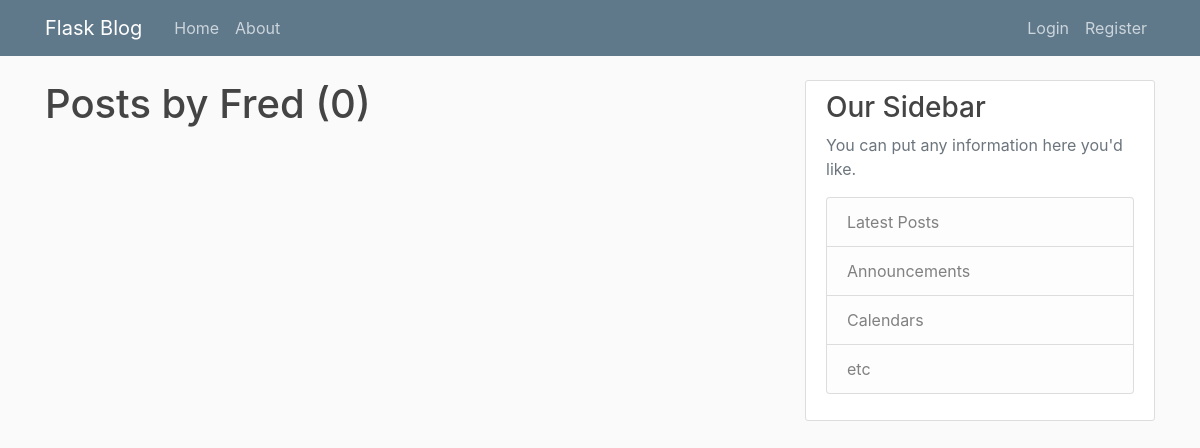
Page /user/Fred on the earlier database version.
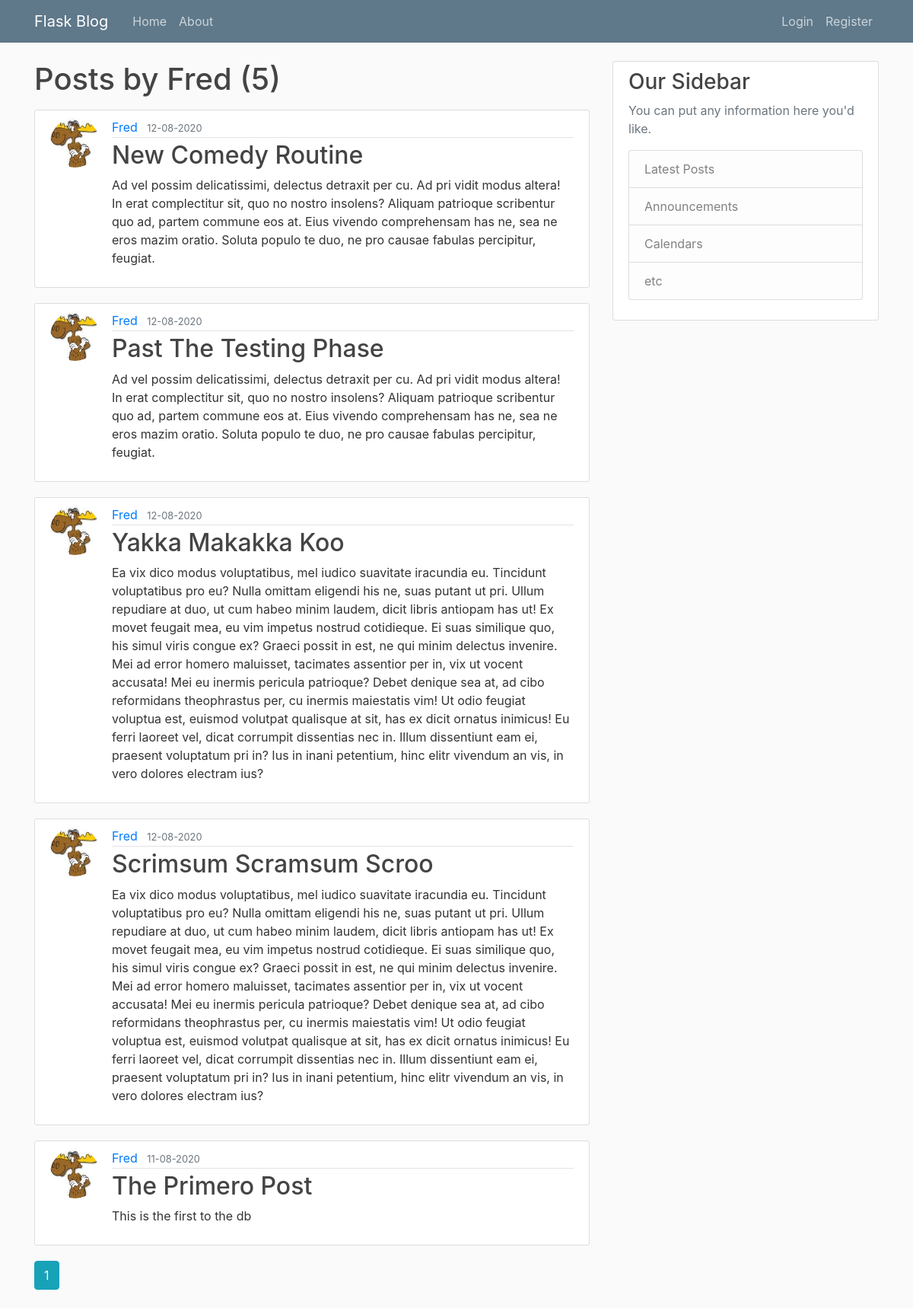
Same page on the later database version.
### flaskblog/models.py (models this page shows, shortened)
class Post(db.Model):
    id = db.Column(db.Integer, primary_key=True)
    title = db.Column(db.String(100), nullable=False)
    date_posted = db.Column(db.DateTime, nullable=False,
                            default=datetime.utcnow)
    content = db.Column(db.Text, nullable=False)
    user_id = db.Column(db.Integer, db.ForeignKey('user.id'), nullable=False)

class User(db.Model, UserMixin):
    id = db.Column(db.Integer, primary_key=True)
    username = db.Column(db.String(20), unique=True, nullable=False)
    email = db.Column(db.String(120), unique=True, nullable=False)
    image_file = db.Column(db.String(20), nullable=False,
                           default='default.jpg')
    password = db.Column(db.String(60), nullable=False)
    posts = db.relationship('Post', backref='author', lazy=True)

### flaskblog/users/routes.py (the view)
@users.route("/user/<string:username>")
def user_posts(username):
    page = request.args.get('page', 1, type=int)
    user = User.query.filter_by(username=username).first_or_404()
    posts = Post.query.filter_by(author=user)\
        .order_by(Post.date_posted.desc())\
        .paginate(page=page, per_page=5)
    return render_template('user_posts.html', posts=posts, user=user)

### flaskblog/templates/user_posts.html
{% extends "layout.html" %}
{% block content %}
    <h1 class="mb-3">Posts by {{user.username }} ({{ posts.total }})</h1>
    {% for post in posts.items %}
        <article class="media content-section">
            <img class="rounded-circle article-img" src="{{ url_for('static', filename='profile_pics/' + post.author.image_file) }}" alt="">
            <div class="media-body">
                <div class="article-metadata">
                    <a class="mr-2" href="{{ url_for('users.user_posts', username=post.author.username) }}}">{{ post.author.username }}</a>
                    <small class="text-muted">{{ post.date_posted.strftime('%d-%m-%Y') }}</small>
                </div>
                <h2><a class="article-title" href="{{ url_for('posts.post', post_id=post.id) }}">{{ post.title }}</a></h2>
                <p class="article-content">{{ post.content }}</p>
            </div>
        </article>
    {% endfor %}
    {% for page_num in posts.iter_pages(left_edge=1, right_edge=1, left_current=1, right_current=2) %}
        {% if page_num %}
            {% if posts.page == page_num %}
                <a class="btn btn-info mb-4" href="{{ url_for('users.user_posts', username=user.username, page=page_num) }}" >{{ page_num }}</a>
            {% else %}
                <a class="btn btn-outline-info mb-4" href="{{ url_for('users.user_posts', username=user.username, page=page_num) }}" >{{ page_num }}</a>
            {% endif %}
        {% else %}
            ...
        {% endif %}
    {% endfor %}
{% endblock content %}

Differences in the rows shown:
added Post: image_file (picture), author.username "Fred", date_posted "12-08-2020", title "New Comedy Routine", content "Ad vel possim delicatissimi, delectus detraxit per cu. Ad pri vidit modus altera! In erat complectitur sit, quo no nostro insolens? Aliquam patrioque scribentur quo ad, partem commune eos at. Eius vivendo comprehensam has ne, sea ne eros mazim oratio. Soluta populo te duo, ne pro causae fabulas percipitur, feugiat."
added Post: image_file (picture), author.username "Fred", date_posted "12-08-2020", title "Past The Testing Phase", content "Ad vel possim delicatissimi, delectus detraxit per cu. Ad pri vidit modus altera! In erat complectitur sit, quo no nostro insolens? Aliquam patrioque scribentur quo ad, partem commune eos at. Eius vivendo comprehensam has ne, sea ne eros mazim oratio. Soluta populo te duo, ne pro causae fabulas percipitur, feugiat."
added Post: image_file (picture), author.username "Fred", date_posted "12-08-2020", title "Yakka Makakka Koo", content "Ea vix dico modus voluptatibus, mel iudico suavitate iracundia eu. Tincidunt voluptatibus pro eu? Nulla omittam eligendi his ne, suas putant ut pri. Ullum repudiare at duo, ut cum habeo minim laudem, dicit libris antiopam has ut! Ex movet feugait mea, eu vim impetus nostrud cotidieque. Ei suas similique quo, his simul viris congue ex? Graeci possit in est, ne qui minim delectus invenire. Mei ad error homero maluisset, tacimates assentior per in, vix ut vocent accusata! Mei eu inermis pericula patrioque? Debet denique sea at, ad cibo reformidans theophrastus per, cu inermis maiestatis vim! Ut odio feugiat voluptua est, euismod volutpat qualisque at sit, has ex dicit ornatus inimicus! Eu…"
added Post: image_file (picture), author.username "Fred", date_posted "12-08-2020", title "Scrimsum Scramsum Scroo", content "Ea vix dico modus voluptatibus, mel iudico suavitate iracundia eu. Tincidunt voluptatibus pro eu? Nulla omittam eligendi his ne, suas putant ut pri. Ullum repudiare at duo, ut cum habeo minim laudem, dicit libris antiopam has ut! Ex movet feugait mea, eu vim impetus nostrud cotidieque. Ei suas similique quo, his simul viris congue ex? Graeci possit in est, ne qui minim delectus invenire. Mei ad error homero maluisset, tacimates assentior per in, vix ut vocent accusata! Mei eu inermis pericula patrioque? Debet denique sea at, ad cibo reformidans theophrastus per, cu inermis maiestatis vim! Ut odio feugiat voluptua est, euismod volutpat qualisque at sit, has ex dicit ornatus inimicus! Eu…"
added Post: image_file (picture), author.username "Fred", date_posted "11-08-2020", title "The Primero Post", content "This is the first to the db"
Other differences:
{{ posts.total }}: "0" → "5"
new list line: "1"
